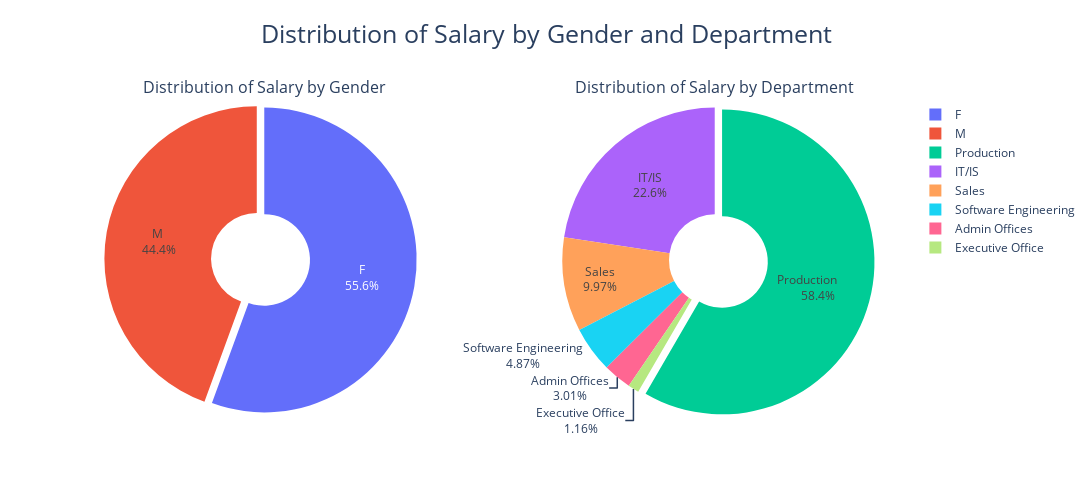

The notebook cell this image was saved under:
### Markdown cell above
#### 1.3 Distribution of salary by Gender and Department - Sub Plots

### Code cell
import plotly.graph_objects as go 
from plotly.subplots import make_subplots


fig = make_subplots(1, 2, specs=[[{'type':'domain'}, {'type':'domain'}]],
                    subplot_titles = ['Distribution of Salary by Gender', 'Distribution of Salary by Department'])
fig.add_trace(go.Pie(labels=df['Sex'], values=df['Salary'], name='Gender'), 1, 1)

fig.add_trace(go.Pie(labels=df['Department'], values=df['Salary'], name='Department'), 1, 2)


fig.update_traces(textinfo='percent+label', pull=[0.05, 0], hole=0.3)
fig.update_layout(title=dict(x=0.5, y=0.95,
                xanchor='center', yanchor='top',
                  font=dict(size=25)),height=500, width=1200, title_text='Distribution of Salary by Gender and Department')

fig.show()

### Figure 1 — Plotly figure (JSON) as saved in the notebook; plotly's stock layout.template omitted (floating-point values rounded to 4 significant figures; data arrays with more than 128 entries replaced by an {"elided": "..."} marker saying what was removed)
{"data": [{"domain": {"x": [0, 0.45], "y": [0, 1]}, "hole": 0.3, "labels": {"elided": "311 str values"}, "name": "Gender", "pull": [0.05, 0], "textinfo": "percent+label", "type": "pie", "values": {"elided": "311 int values"}}, {"domain": {"x": [0.55, 1], "y": [0, 1]}, "hole": 0.3, "labels": {"elided": "311 str values"}, "name": "Department", "pull": [0.05, 0], "textinfo": "percent+label", "type": "pie", "values": {"elided": "311 int values"}}], "layout": {"annotations": [{"font": {"size": 16}, "showarrow": false, "text": "Distribution of Salary by Gender", "x": 0.225, "xanchor": "center", "xref": "paper", "y": 1, "yanchor": "bottom", "yref": "paper"}, {"font": {"size": 16}, "showarrow": false, "text": "Distribution of Salary by Department", "x": 0.775, "xanchor": "center", "xref": "paper", "y": 1, "yanchor": "bottom", "yref": "paper"}], "height": 500, "title": {"font": {"size": 25}, "text": "Distribution of Salary by Gender and Department", "x": 0.5, "xanchor": "center", "y": 0.95, "yanchor": "top"}, "width": 1200}}
